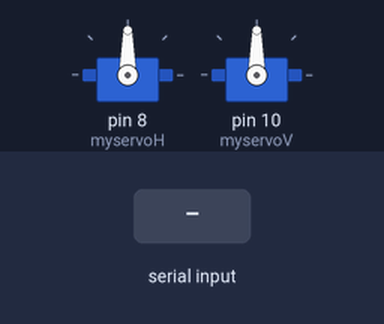
Simulated run of this sketch. Board: Arduino Uno, built with avr-gcc and run on an emulated ATmega328P. Parts: 2 × servo. The inputs (shaded band) are chosen by the test bench.

Above: at 1.2 s.
1.3 s: "1\n" received over Serial
At 1.8 s:
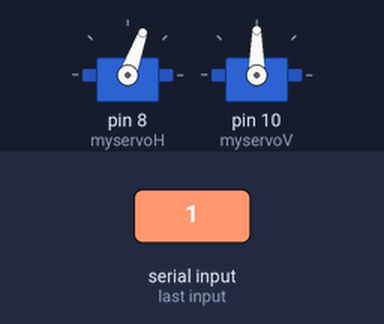
2.8 s: "3\n" received over Serial
At 4.0 s:
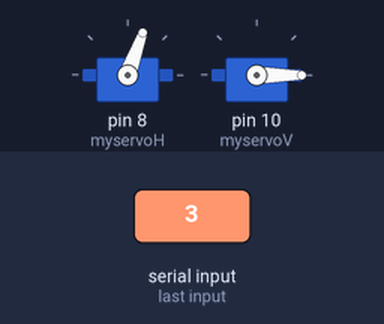
4.3 s: "2\n" received over Serial
At 5.3 s:
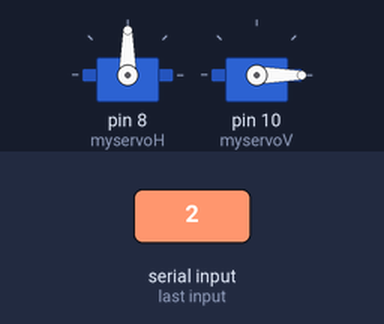
5.8 s: "2\n" received over Serial
At 6.4 s:
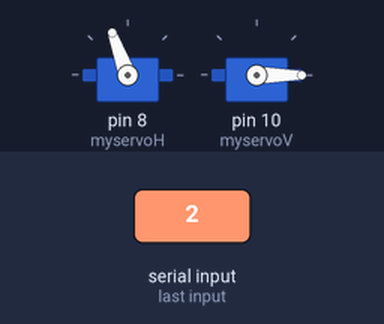
7.3 s: "4\n" received over Serial
At 8.5 s:
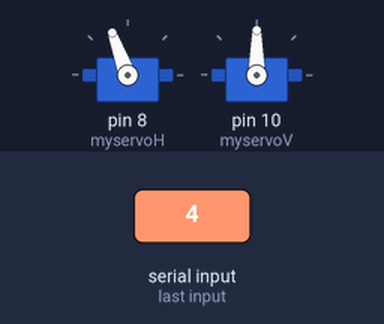
8.8 s: "4\n" received over Serial
At 9.9 s:
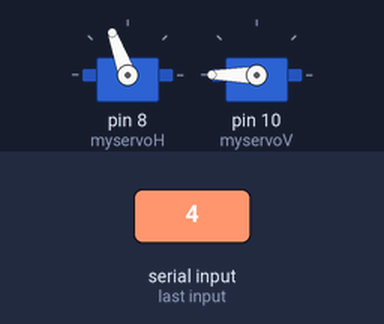
Timing chart, 0 to 11.3 s (numbered marks = the images above; inputs shaded):
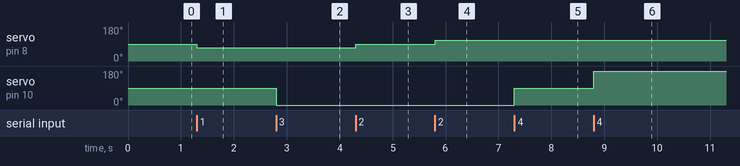

Measured:
- after the input at 1.3 s, servo on pin 8 (myservoH): 90° → 70° at once
- after the input at 2.8 s, servo on pin 10 (myservoV): 90° → 0° at once
- after the input at 4.3 s, servo on pin 8 (myservoH): 70° → 90° at once
- after the input at 5.8 s, servo on pin 8 (myservoH): 90° → 110° at once
- after the input at 7.3 s, servo on pin 10 (myservoV): 0° → 90° at once
- after the input at 8.8 s, servo on pin 10 (myservoV): 90° → 180° at once

The sketch:

testsm.ino
```cpp
#include <Servo.h>

Servo myservoH;  // create servo object to control a servo
Servo myservoV;
int posH = 90;
int posV = 90;

void setup() {
  // put your setup code here, to run once:
  myservoH.attach(8);  // 서보모터를 쉴드의 8번에 연결한다.
  myservoV.attach(10);  // 서보모터를 쉴드의 7번에 연결한다.
  Serial.begin(9600);
}

void loop() {
  // put your main code here, to run repeatedly:
  while (Serial.available() > 0) {
    long value = Serial.parseInt();
    int backUpH = posH;
    int backUpV = posV;
    switch (value) {
      case 1:
        //posH = posH - 5; 같은 표현이다 posH -= 5;
        posH -= 20;
        break;
      case 2:
        posH += 20;
        break;
      case 3:
        posV -= 90;
        break;
      case 4:
        posV += 90;
        break;
    }
    if (posH<0 || posH>180) {
      posH=backUpH;
    }
    if (posV<0 || posV>180) {
      posV=backUpV;
    }
    myservoH.write(posH);
    myservoV.write(posV);
  }
}
```
